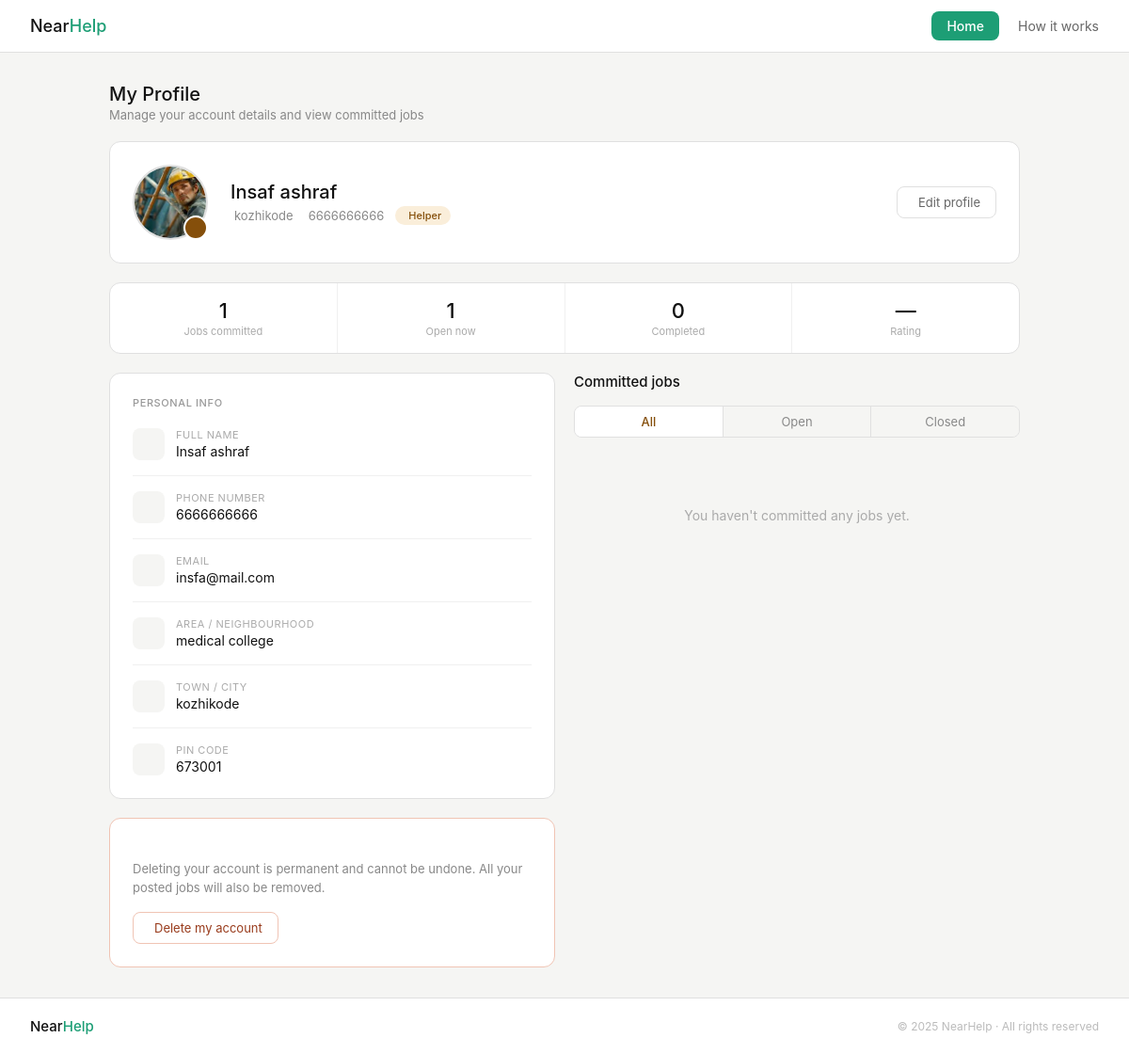
The app's page /helper/profile/ (signed in), older data.
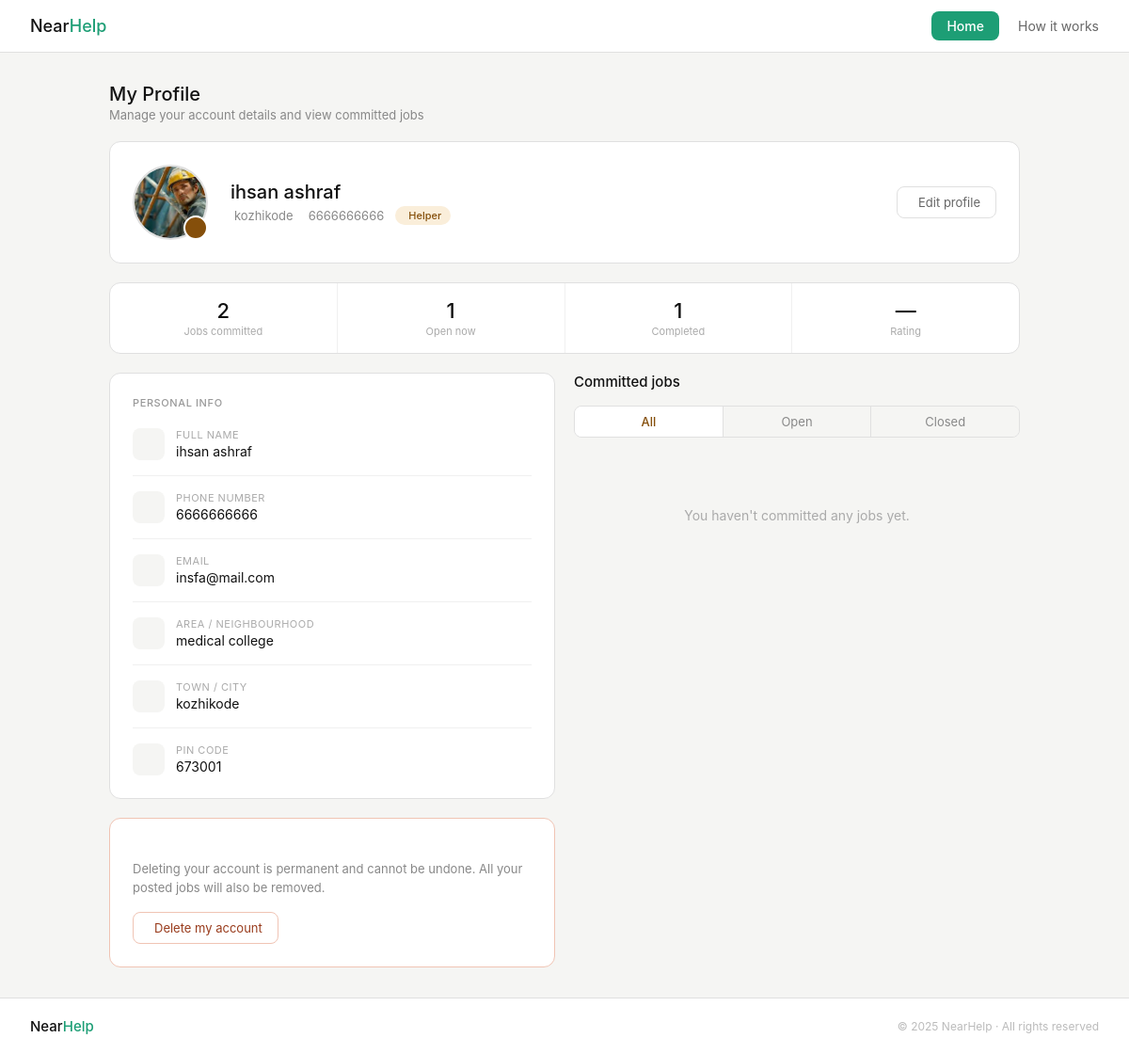
The same page, newer data.
### projectnearhelpapp/models.py (models this page shows)
class Helper_details(models.Model):
        user = models.OneToOneField(settings.AUTH_USER_MODEL, on_delete=models.CASCADE , related_name='helper_details', null=True, blank=True)
        Fullname = models.CharField(max_length=50)
        Dob = models.DateField()
        Gender = models.CharField()
        Phone_number = models.CharField()
        Email = models.CharField()
        Photo = models.ImageField(upload_to="photos/" , blank=True, null=True)
        Area = models.CharField(max_length=100, null=True, blank=True)
        Town = models.CharField(max_length=100)
        Pin = models.IntegerField()
        Category = models.CharField()
        Availability = models.CharField()
        Password = models.CharField(max_length=128)

### projectnearhelpapp/views.py (the view, shortened to what this page needs)
# urls.py: path('helper/profile/',         views.Profile_helper,   name='Profile_helper'),
@login_required
def Profile_helper(request):
    try:
        helper = request.user.helper_details
    except Helper_details.DoesNotExist:
        return redirect('Home_helper')          # or wherever non-helpers should land
    committed_jobs = (
        JobRequest.objects
        .filter(helper=request.user, Status='accepted')
        .select_related('job', 'job__Client', 'job__Client__client_details')
        .order_by('-Requested_at')
    )
    total_jobs     = committed_jobs.count()
    open_jobs      = committed_jobs.filter(job__Status='open').count()
    closed_jobs    = committed_jobs.filter(job__Status='closed').count()
    context = {
        'client':        helper,          # template uses 'client' variable name
        'committed_jobs': committed_jobs,
        'total_jobs':    total_jobs,
        'open_jobs':     open_jobs,
        'completed_jobs': closed_jobs,    # "completed" = closed in current model
    }
    return render(request, 'profile_pages/profile_helper.html', context)

### projectnearhelpapp/templates/profile_pages/profile_helper.html (shortened to what the changed rows need)
<!DOCTYPE html>
<html lang="en">
<head>
  {% load static %}
  <link rel="stylesheet" href="https://cdn.jsdelivr.net/npm/@tabler/icons-webfont@latest/dist/tabler-icons.min.css" />
  <link rel="stylesheet" href="{% static 'css/profile_helper.css' %}" />
</head>
<body>
  <div class="page">
    <div class="page-header">
      <div>
        <h1>My Profile</h1>
      </div>
    </div>
    <div class="card">
      <div class="profile-header-card">
        <div class="avatar-area">
          {% if client.Photo %}
            <img class="avatar-img" src="{{ client.Photo.url }}" alt="Profile photo" />
          {% else %}
            <div class="avatar-placeholder">
              {{ client.Fullname|first|upper }}
            </div>
          {% endif %}
          <label class="avatar-edit-btn" for="quickPhotoInput" title="Change photo">
          </label>
        </div>
        <div class="profile-summary">
          <div class="profile-name">{{ client.Fullname }}</div>
          <div class="profile-meta">
            <span class="profile-meta-item"> {{ client.Town }}</span>
            <span class="profile-meta-item"> {{ client.Phone_number }}</span>
            <span class="profile-badge"></i> Helper</span>
          </div>
        </div>
      </div>
    </div>
    <div class="card" style="padding: 0; overflow: hidden;">
      <div class="stats-row">
        <div class="stat-box">
          <div class="stat-num">{{ total_jobs|default:"0" }}</div>
          <div class="stat-lbl">Jobs committed</div>
        </div>
        <div class="stat-box">
          <div class="stat-num">{{ completed_jobs|default:"0" }}</div>
          <div class="stat-lbl">Completed</div>
        </div>
      </div>
    </div>
    <div class="two-col" style="align-items: flex-start;">
      <div style="display: flex; flex-direction: column; gap: 1.25rem;">
        <div class="card view-mode" id="viewMode">
          <div class="info-row">
            <div class="info-item">
              <div class="info-content">
                <div class="info-label">Full name</div>
                <div class="info-value">{{ client.Fullname }}</div>
              </div>
            </div>
            <div class="info-item">
              <div class="info-content">
                <div class="info-label">Phone number</div>
                <div class="info-value">{{ client.Phone_number }}</div>
              </div>
            </div>
            <div class="info-item">
              <div class="info-content">
                <div class="info-label">Email</div>
                <div class="info-value">{{ client.Email }}</div>
              </div>
            </div>
            <div class="info-item">
              <div class="info-content">
                <div class="info-label">Area / Neighbourhood</div>
                <div class="info-value">{{ client.Area }}</div>
              </div>
            </div>
            <div class="info-item">
              <div class="info-content">
                <div class="info-label">Town / City</div>
                <div class="info-value">{{ client.Town }}</div>
              </div>
            </div>
            <div class="info-item">
              <div class="info-content">
                <div class="info-label">PIN code</div>
                <div class="info-value">{{ client.Pin }}</div>
              </div>
            </div>
          </div>
        </div>
      </div>
      <div style="display: flex; flex-direction: column; gap: 1.25rem;">
        <div>
          <div class="jobs-header">
            <h2>Committed jobs</h2>
          </div>
        </div>
      </div>
    </div>
  </div>
</body>
</html>

Row changes from the older to the newer data that the page shows:
changed Helper_details "insfa@mail.com": Fullname "Insaf ashraf" → "ihsan ashraf"
Text that changed along with them:
{{ total_jobs|default:"0" }}: "1" → "2"
{{ completed_jobs|default:"0" }}: "0" → "1"
